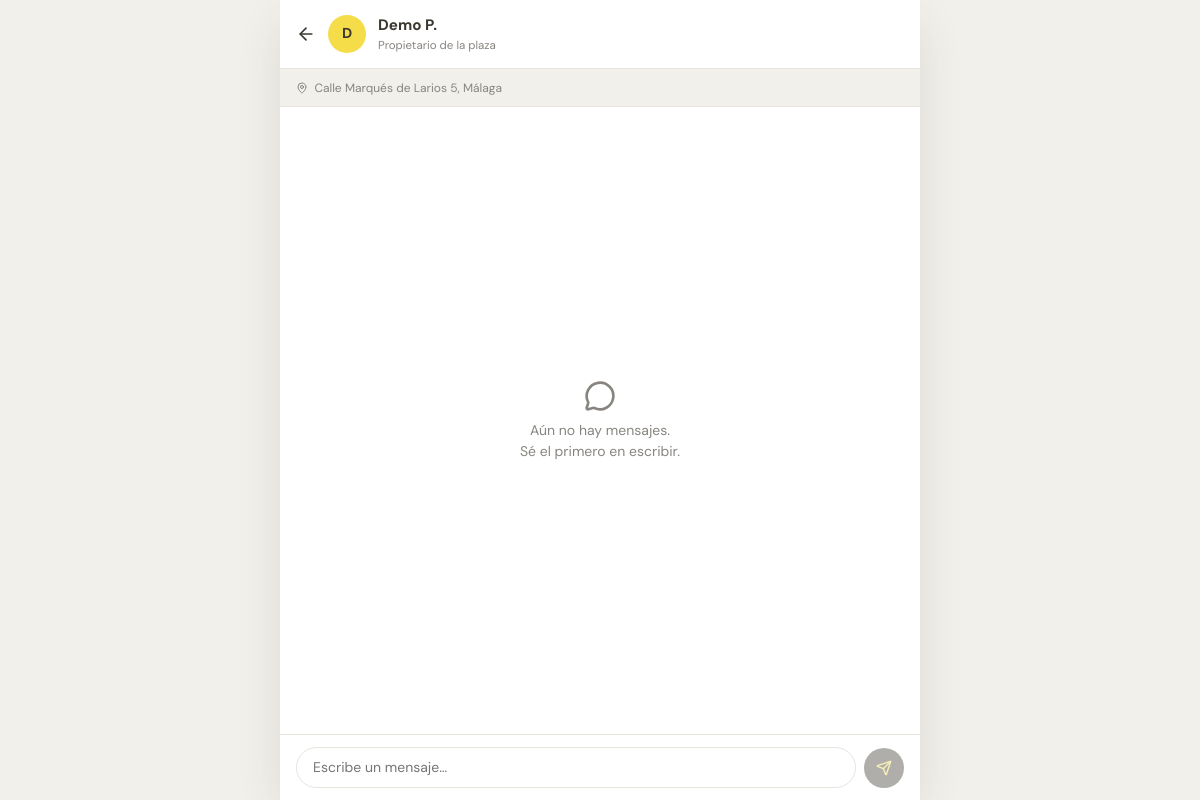
Screenshot of /backend/parking/contactar.php?id_plaza=1 (signed in) with the database file from the repository.
### tables this page shows
CREATE TABLE PLAZA (
    ID_plaza    INT           AUTO_INCREMENT PRIMARY KEY,
    DNI         VARCHAR(20),
    Direccion   VARCHAR(200),
    Foto        MEDIUMTEXT,                       
    Ancho       DECIMAL(5,2),
    Largo       DECIMAL(5,2),
    Descripcion TEXT,
    Escritura   VARCHAR(255),
    Precio      DECIMAL(10,2) NULL,
    Ubicacion   VARCHAR(20)   NULL,
    Extras      VARCHAR(200)  NULL,
    Lat         DECIMAL(10,7) NULL,
    Lng         DECIMAL(10,7) NULL,
    CONSTRAINT fk_plaza_usuario
        FOREIGN KEY (DNI) REFERENCES USUARIO(DNI) ON DELETE CASCADE
);

CREATE TABLE USUARIO (
    DNI                   VARCHAR(20)  PRIMARY KEY,
    Nombre                VARCHAR(100) NOT NULL,
    Apellidos             VARCHAR(150) NOT NULL,
    Direccion             VARCHAR(200),
    Foto                  MEDIUMTEXT,               
    Telefono              VARCHAR(20),
    Email                 VARCHAR(100) UNIQUE,
    Contrasena_encriptada VARCHAR(255) NOT NULL,
    Token_pago            VARCHAR(255),
    token                 VARCHAR(64),
    confirmado            TINYINT(1)   NOT NULL DEFAULT 0
);

### backend/parking/contactar.php (the view, shortened to what this page needs)
<?php
require_once '../sesion/conexion.php';
$id_plaza = isset($_GET['id_plaza']) ? (int)$_GET['id_plaza'] : 0;
$dni      = $_SESSION['dni'] ?? '';
$stmt = $_conexion->prepare(
    "SELECT p.ID_plaza, p.Direccion, p.DNI AS dni_propietario,
            u.Nombre AS nombre_propietario, u.Apellidos AS apellidos_propietario
     FROM PLAZA p JOIN USUARIO u ON p.DNI = u.DNI
     WHERE p.ID_plaza = ?"
);
$stmt->bind_param('i', $id_plaza);
$stmt->execute();
$plaza = $stmt->get_result()->fetch_assoc();
$es_propietario = ($dni === $plaza['dni_propietario']);
if ($es_propietario) {
    $dni_inquilino = trim($_GET['dni_inquilino'] ?? '');
    if (empty($dni_inquilino)) {
        header('Location: consultas_propietario.php');
        exit;
    }
    $stmtU = $_conexion->prepare("SELECT Nombre, Apellidos FROM USUARIO WHERE DNI = ?");
    $stmtU->bind_param('s', $dni_inquilino);
    $stmtU->execute();
    $inquilino = $stmtU->get_result()->fetch_assoc();
    $stmtU->close();
    if (!$inquilino) {
        header('Location: consultas_propietario.php');
        exit;
    }
    $nombreOtro = $inquilino['Nombre'] . ' ' . mb_substr($inquilino['Apellidos'], 0, 1) . '.';
    $backUrl    = 'consultas_propietario.php';
} else {
    $nombreOtro    = $plaza['nombre_propietario'] . ' ' . mb_substr($plaza['apellidos_propietario'], 0, 1) . '.';
    $backUrl       = 'reserva.php?id_plaza=' . $id_plaza;
}
?>
<!DOCTYPE html>
<html lang="es">
<head>
    <link rel="stylesheet" href="../app.css">
</head>
<body>
<div class="chat-layout">
    <div class="chat-header">
        <a href="<?php echo htmlspecialchars($backUrl); ?>" class="chat-back">
            <i data-lucide="arrow-left" width="20" height="20"></i>
        </a>
        <div class="chat-avatar"><?php echo mb_strtoupper(mb_substr($nombreOtro, 0, 1)); ?></div>
        <div class="chat-header-info">
            <p class="chat-header-name"><?php echo htmlspecialchars($nombreOtro); ?></p>
            <p class="chat-header-sub"><?php echo $es_propietario ? 'Interesado en tu plaza' : 'Propietario de la plaza'; ?></p>
        </div>
    </div>
    <div class="plaza-banner">
        <i data-lucide="map-pin" width="12" height="12"></i>
        <?php echo htmlspecialchars($plaza['Direccion']); ?>
    </div>
    <div class="chat-messages" id="chatMessages">
        <div class="chat-empty" id="chatEmpty">
            <i data-lucide="message-circle" width="32" height="32"></i>
            <p>Aún no hay mensajes.<br>Sé el primero en escribir.</p>
        </div>
    </div>
    <div class="chat-input-wrap">
        <textarea class="chat-textarea" id="msgInput" placeholder="Escribe un mensaje…" rows="1" maxlength="1000"></textarea>
        <button class="chat-send" id="sendBtn" disabled>
            <i data-lucide="send" width="16" height="16"></i>
        </button>
    </div>
</div>
</body>
</html>

### backend/app.css (style rules this page uses)
:root { --brand-yellow: #f4dd49; --brand-dark: #3a382f; --brand-grey: #cfccc4; --brand-bg: #f1f0ea; --bg: #ffffff; --text: var(--brand-dark); --text-muted: #888580; --border: #e8e5df; --accent: var(--brand-yellow); --accent-focus: rgba(244, 221, 73, 0.25); --radius: 12px; --navbar-h: 72px; --shadow-sm: 0 1px 3px rgba(58,56,47,0.08), 0 4px 12px rgba(58,56,47,0.05); --shadow-md: 0 8px 24px -4px rgba(58,56,47,0.12), 0 2px 8px rgba(58,56,47,0.06); --shadow-lg: 0 16px 48px -8px rgba(58,56,47,0.16); --safe-top: env(safe-area-inset-top, 0); --safe-bottom: env(safe-area-inset-bottom, 0); --safe-left: env(safe-area-inset-left, 0); --safe-right: env(safe-area-inset-right, 0); }
* { box-sizing: border-box; }
html { -webkit-text-size-adjust: 100%; }
body { margin: 0; padding: 0; min-height: 100vh; font-family: 'DM Sans', -apple-system, BlinkMacSystemFont, sans-serif; font-size: 16px; line-height: 1.5; color: var(--text); background: var(--bg); -webkit-font-smoothing: antialiased; padding-left: var(--safe-left); padding-right: var(--safe-right); }
@media (min-width: 431px) { body { background: var(--brand-bg); } }

### backend/parking/contactar.php (style rules this page uses)
* { box-sizing: border-box; }
body { background: var(--brand-bg); margin:0; font-family:'DM Sans',sans-serif; }
.chat-layout { display:flex; flex-direction:column; height:100dvh; max-width:640px; margin:0 auto; background:#fff; box-shadow:var(--shadow-lg); }
.chat-header { display:flex; align-items:center; gap:0.75rem; padding:0.875rem 1rem; border-bottom:1px solid var(--border); background:#fff; flex-shrink:0; position:sticky; top:0; z-index:10; }
.chat-back { color:var(--brand-dark); text-decoration:none; display:flex; align-items:center; }
.chat-avatar { width:38px; height:38px; border-radius:50%; background:var(--brand-yellow); display:flex; align-items:center; justify-content:center; font-weight:700; font-size:0.9rem; color:var(--brand-dark); flex-shrink:0; }
.chat-header-info { flex:1; min-width:0; }
.chat-header-name { font-size:0.95rem; font-weight:700; color:var(--brand-dark); margin:0; white-space:nowrap; overflow:hidden; text-overflow:ellipsis; }
.chat-header-sub { font-size:0.72rem; color:var(--text-muted); margin:0; }
.chat-messages { flex:1; overflow-y:auto; padding:1rem; display:flex; flex-direction:column; gap:0.5rem; scroll-behavior:smooth; }
.chat-empty { flex:1; display:flex; flex-direction:column; align-items:center; justify-content:center; color:var(--text-muted); gap:0.5rem; padding:2rem; }
.chat-empty p { font-size:0.875rem; text-align:center; margin:0; }
.chat-input-wrap { display:flex; align-items:flex-end; gap:0.5rem; padding:0.75rem 1rem calc(0.75rem + env(safe-area-inset-bottom)); border-top:1px solid var(--border); background:#fff; flex-shrink:0; }
.chat-textarea { flex:1; border:1.5px solid var(--border); border-radius:22px; padding:0.6rem 1rem; font-family:inherit; font-size:0.875rem; color:var(--brand-dark); resize:none; min-height:40px; max-height:120px; overflow-y:auto; line-height:1.4; transition:border-color 0.15s; }
.chat-send { width:40px; height:40px; border-radius:50%; background:var(--brand-dark); border:none; cursor:pointer; display:flex; align-items:center; justify-content:center; flex-shrink:0; transition:background 0.15s, transform 0.1s; color:var(--brand-yellow); }
.chat-send:disabled { opacity:0.4; cursor:not-allowed; }
.plaza-banner { background:var(--brand-bg); border-bottom:1px solid var(--border); padding:0.6rem 1rem; font-size:0.75rem; color:var(--text-muted); display:flex; align-items:center; gap:0.4rem; flex-shrink:0; }

### rows the page displays
plaza: DNI.Apellidos "D", DNI.Apellidos "Demo P.", Direccion "Calle Marqués de Larios 5, Málaga"
